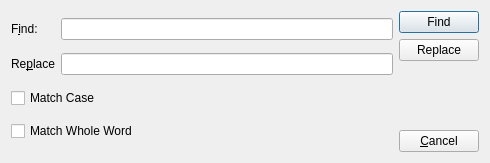
<?xml version="1.0" encoding="UTF-8"?>
<ui version="4.0">
 <class>Dialog</class>
 <widget class="QDialog" name="Dialog">
  <property name="geometry">
   <rect>
    <x>0</x>
    <y>0</y>
    <width>490</width>
    <height>163</height>
   </rect>
  </property>
  <property name="windowTitle">
   <string>Dialog</string>
  </property>
  <layout class="QHBoxLayout" name="horizontalLayout">
   <item>
    <layout class="QGridLayout" name="gridLayout">
     <item row="1" column="1">
      <widget class="QLineEdit" name="lineEdit_2"/>
     </item>
     <item row="2" column="0" colspan="2">
      <widget class="QCheckBox" name="checkBox">
       <property name="text">
        <string>Match Case</string>
       </property>
      </widget>
     </item>
     <item row="3" column="0" colspan="2">
      <widget class="QCheckBox" name="checkBox_2">
       <property name="text">
        <string>Match Whole Word</string>
       </property>
      </widget>
     </item>
     <item row="0" column="1">
      <widget class="QLineEdit" name="lineEdit"/>
     </item>
     <item row="1" column="0">
      <widget class="QLabel" name="label_2">
       <property name="text">
        <string>Re&amp;place</string>
       </property>
       <property name="buddy">
        <cstring>lineEdit_2</cstring>
       </property>
      </widget>
     </item>
     <item row="0" column="0">
      <widget class="QLabel" name="label">
       <property name="text">
        <string>F&amp;ind:</string>
       </property>
       <property name="buddy">
        <cstring>lineEdit</cstring>
       </property>
      </widget>
     </item>
    </layout>
   </item>
   <item>
    <layout class="QVBoxLayout" name="verticalLayout">
     <item>
      <widget class="QPushButton" name="pushButton">
       <property name="text">
        <string>Find</string>
       </property>
      </widget>
     </item>
     <item>
      <widget class="QPushButton" name="pushButton_2">
       <property name="text">
        <string>Replace</string>
       </property>
      </widget>
     </item>
     <item>
      <spacer name="verticalSpacer">
       <property name="orientation">
        <enum>Qt::Vertical</enum>
       </property>
       <property name="sizeHint" stdset="0">
        <size>
         <width>20</width>
         <height>40</height>
        </size>
       </property>
      </spacer>
     </item>
     <item>
      <widget class="QPushButton" name="pushButton_3">
       <property name="text">
        <string>&amp;Cancel</string>
       </property>
      </widget>
     </item>
    </layout>
   </item>
  </layout>
 </widget>
 <tabstops>
  <tabstop>lineEdit</tabstop>
  <tabstop>lineEdit_2</tabstop>
  <tabstop>pushButton</tabstop>
  <tabstop>pushButton_2</tabstop>
  <tabstop>checkBox</tabstop>
  <tabstop>checkBox_2</tabstop>
  <tabstop>pushButton_3</tabstop>
 </tabstops>
 <resources/>
 <connections>
  <connection>
   <sender>pushButton_3</sender>
   <signal>clicked()</signal>
   <receiver>Dialog</receiver>
   <slot>reject()</slot>
   <hints>
    <hint type="sourcelabel">
     <x>426</x>
     <y>140</y>
    </hint>
    <hint type="destinationlabel">
     <x>385</x>
     <y>88</y>
    </hint>
   </hints>
  </connection>
 </connections>
</ui>
